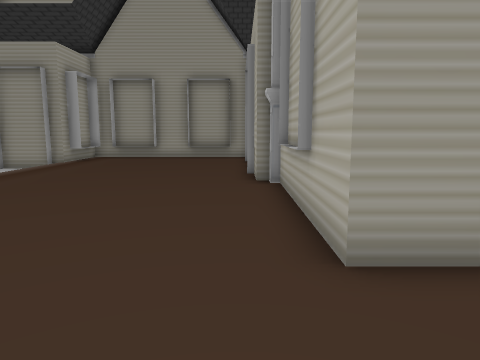
[1] (above)

12 first-person views from a walk through a Gazebo world. The camera is 0.72 m above the floor, tilts 8° down and sees 70° across. The floor is counted in squares, 0.5 m on a side. Each view is taken from the middle of a square. On the plan, view 1 faces up. The plan holds only what a view shows up to about 15 squares ahead; the rest is blank. The place goes on beyond the plan. Some stock models are drawn as simple stand-ins.

[2]
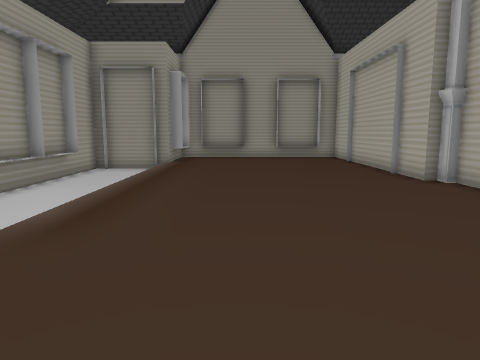

[3]
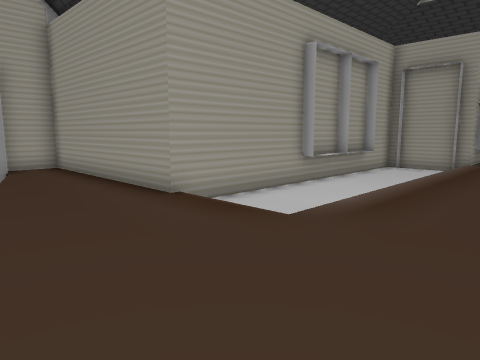

[4]
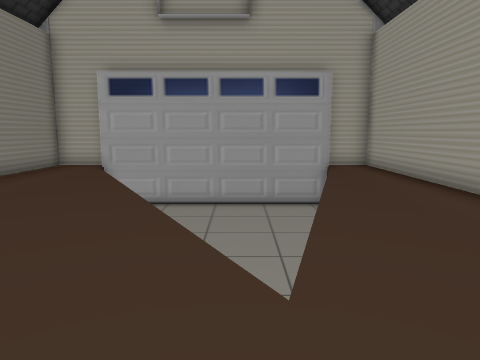

[5]
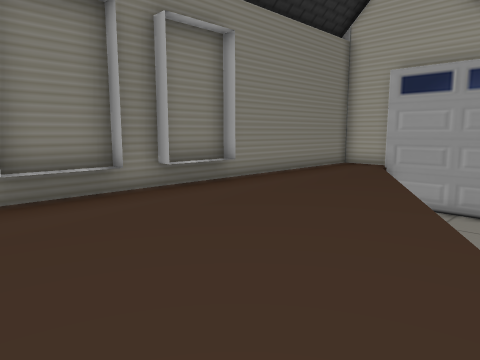

[6]
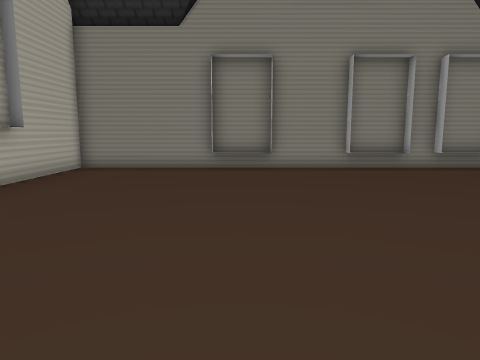

[7]
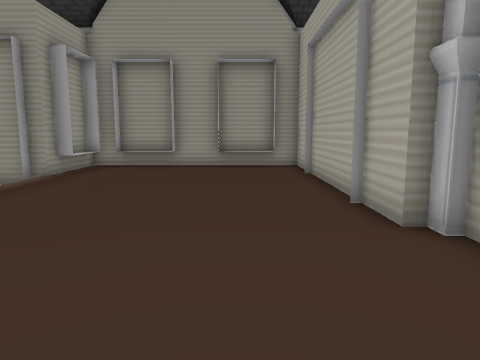

[8]
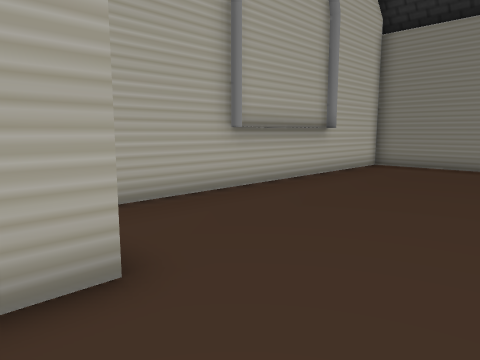

[9]
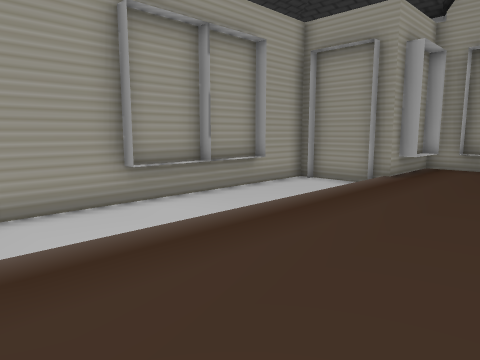

[10]
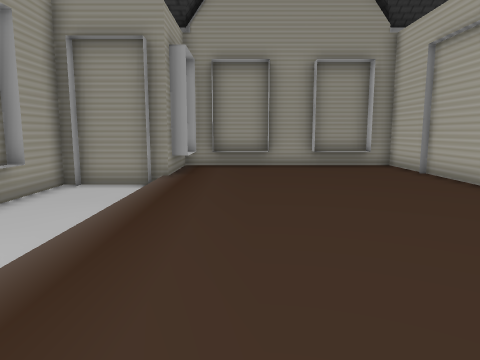

[11]
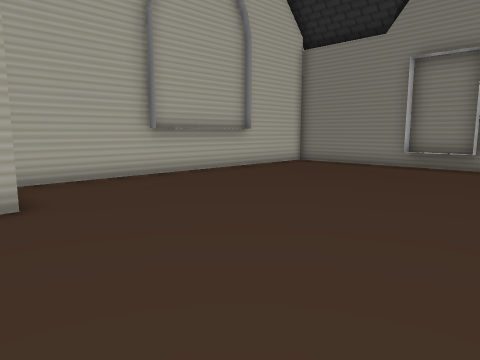

[12]
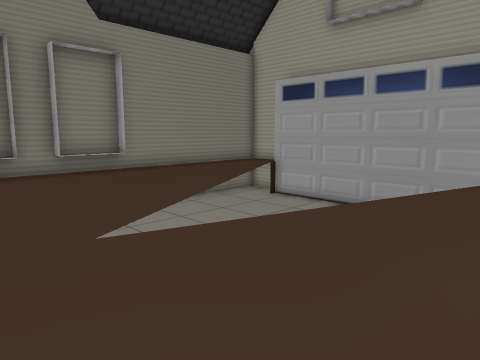

### Floor plan
Key: @ floor where view 1 was taken; # wall or solid block; . main floor; - floor 0.15 m lower than the main floor; / step, stairs or slope; = window, fence, low wall or low ledge; v drop or lower ground.
Columns run from 20 left of view 1 to 4 right of it. Each row starts with its distance up from view 1.
 20             v#######v#
 19             #===.#==##
 18             #.......#
 17            ##.......##
 16         ####........ #
 15         #---........ #
 14         #---........ #
 13         #---........ #
 12         #=--........##
 11         #---........#
 10         #---........ #
  9         #=--.........#
  8         #---.........#
  7         #---.........#
  6         #---.........#
  5         #---.........#
  4 v########///.........###
  3 ........................#
  2 v#......................#
  1  vvvv...................#
  0  vvvvvvv............@...#
 -1  vvvvvvvvvvv............#
 -2  vvvvvvvv  v=...........=
 -3  vvvvvv  vv.............=
 -4  vvvvv vv...............=
 -5  vvvvvv.................=
 -6  vvvv...................#
 -7  vv=....................#
 -8 v#......................#
 -9 ........=.=.=....=.=....#
-10 v#######################v

Where each view was taken, in squares from view 1:
view 1: 0 up, 0 right, facing up
view 2: 0 up, 5 left, facing up
view 3: 1 down, 5 left, facing up-left
view 4: 2 down, 5 left, facing left
view 5: 2 down, 5 left, facing down-left
view 6: 4 up, 2 left, facing down
view 7: 5 up, 2 left, facing up
view 8: 5 up, 2 left, facing down-right
view 9: 5 up, 4 left, facing up-left
view 10: 5 up, 6 left, facing up
view 11: 5 up, 6 left, facing down-right
view 12: 3 up, 6 left, facing down-left
